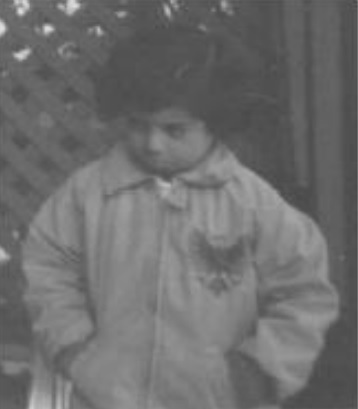
#> input picture Histograma/image.jpg, 358 x 409 px
$ python histograma.py
#> lines starting #> are read from the running program, lines starting #| are printed output that depends on the picture
# -*- coding: utf-8 -*-
"""
Created on Thu Sep 13 20:46:02 2018

@author: paulo mendes
"""
import numpy as np
import matplotlib.pyplot as plt
import cv2
####################criando histograma####################
def generateHistogram(img):
    hist = np.zeros(256)
    rows, cols = img.shape
    for i in range(rows):
        for j in range(cols):
            hist[img[i,j]]+=1
    return hist
###################histograma normalizado#################
def normalizedHistogram(img):
    hist = generateHistogram(img)

    return hist/(img.shape[0]*img.shape[1])
##################histograma normalizado acumulado#######
def accumulatedNormalizedHistogram(img):
    normHist = normalizedHistogram(img)
    for i in range(len(normHist)):
        if i!=0:
            normHist[i]+=normHist[i-1]
    return normHist
###############criando nova imagem com histograma equalizado########
def equalizeHistogram(img):
    accumHist = accumulatedNormalizedHistogram(img)
    accumHist = np.round(accumHist*255)
    nImg = np.zeros(img.shape)
    rows, cols = img.shape
    for i in range(rows):
        for j in range(cols):
            nImg[i,j] = accumHist[img[i,j]]
    return nImg
def alongamentoHistograma(img, pLow, pHigh):
    rows, cols = img.shape
    nImg = np.zeros(img.shape)
    maior = img.max()
    menor = img.min()
    for i in range(rows):
        for j in range(cols):
            if img[i,j]<=pLow:
                nImg[i,j] = 0
            elif pLow<img[i,j] and img[i,j]<pHigh:
                nImg[i,j] = np.round(255*(img[i,j]-menor)/(maior-menor))
            else:
                nImg[i,j] = 255
    return nImg

###################MAIN###################
#############Original#################
img = cv2.imread('image.jpg', 0)
#> img is the input picture: shape (409, 358); min 73, max 222, mean 109.4
hist = generateHistogram(img)
#> hist = 256 values, max 4733 at index 82, min 0 at index 0, mean 572

x = np.arange(0, 256, 1)
sub = plt.subplot()
sub.bar(x, hist, 1, color = 'r')
sub.set_title('Histograma Original')
plt.show()
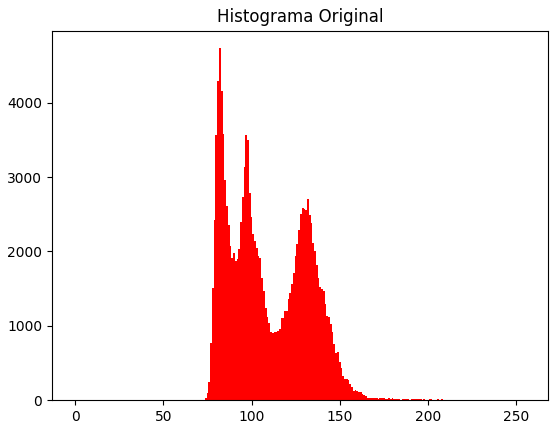
#> figure drawn by matplotlib, 1 panel; tallest bar 4733 high, from x = 81.5 to 82.5
#############Equalizacao#################
nImgEqualized = np.uint8(equalizeHistogram(img.copy()))
#> in accumulatedNormalizedHistogram, `normHist = normalizedHistogram(img)`: normHist = 256 values, max 0.0323 at index 82, min 0 at index 0, mean 0.00391
#> after the loop in accumulatedNormalizedHistogram, `for i in range(len(normHist)):`: normHist = 256 values from 0 to 1
#> in equalizeHistogram, `accumHist = np.round(accumHist*255)`: accumHist = 256 values from 0 to 255
#> after the loop in equalizeHistogram, `for i in range(rows):`:
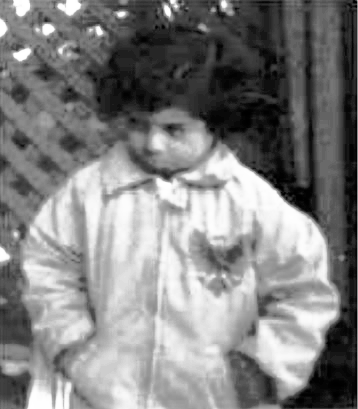
#> nImg: shape (409, 358) float64; min 0, max 255, mean 129.5
cv2.imwrite('HistogramaEqualizado.jpg', nImgEqualized)

eqHist = generateHistogram(nImgEqualized)
#> eqHist = 256 values, max 4733 at index 31, min 0 at index 3, mean 572
sub = plt.subplot()
sub.bar(x, eqHist, 1, color = 'g')
sub.set_title('Histograma Equalizado')
plt.show()
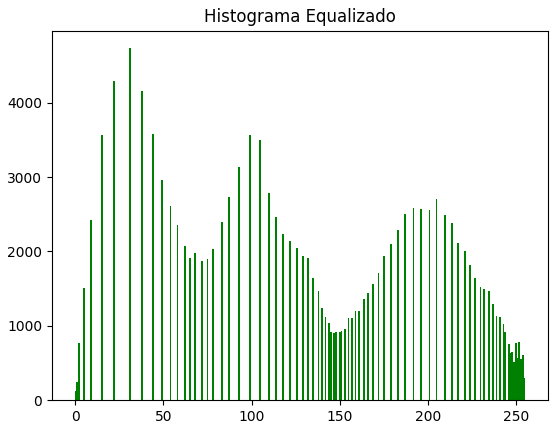
#> figure drawn by matplotlib, 1 panel; tallest bar 4733 high, from x = 30.5 to 31.5

#############Alongamento#################
nImgAlongado = np.uint8(alongamentoHistograma(img, 0, 255))
#> in alongamentoHistograma, `maior = img.max()`: maior = 222
#> in alongamentoHistograma, `menor = img.min()`: menor = 73
#> after the loop in alongamentoHistograma, `for i in range(rows):`:
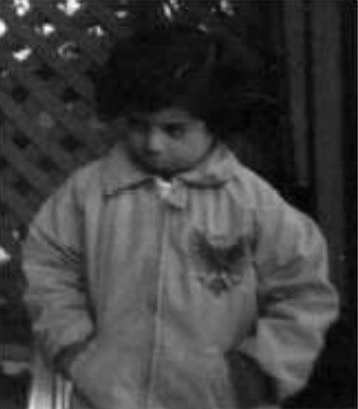
#> nImg: shape (409, 358) float64; min 0, max 255, mean 62.3
cv2.imwrite('HistogramaAlongado.jpg', nImgAlongado)

alongHist = generateHistogram(nImgAlongado)
#> alongHist = 256 values, max 4733 at index 15, min 0 at index 1, mean 572
sub = plt.subplot()
sub.bar(x, alongHist, 1, color = 'b')
sub.set_title('Histograma Alongado')
plt.show()
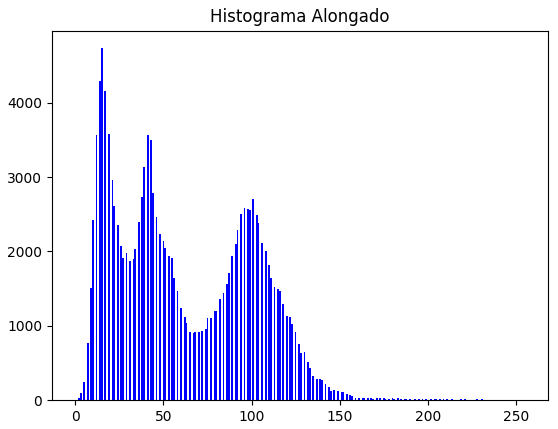
#> figure drawn by matplotlib, 1 panel; tallest bar 4733 high, from x = 14.5 to 15.5
